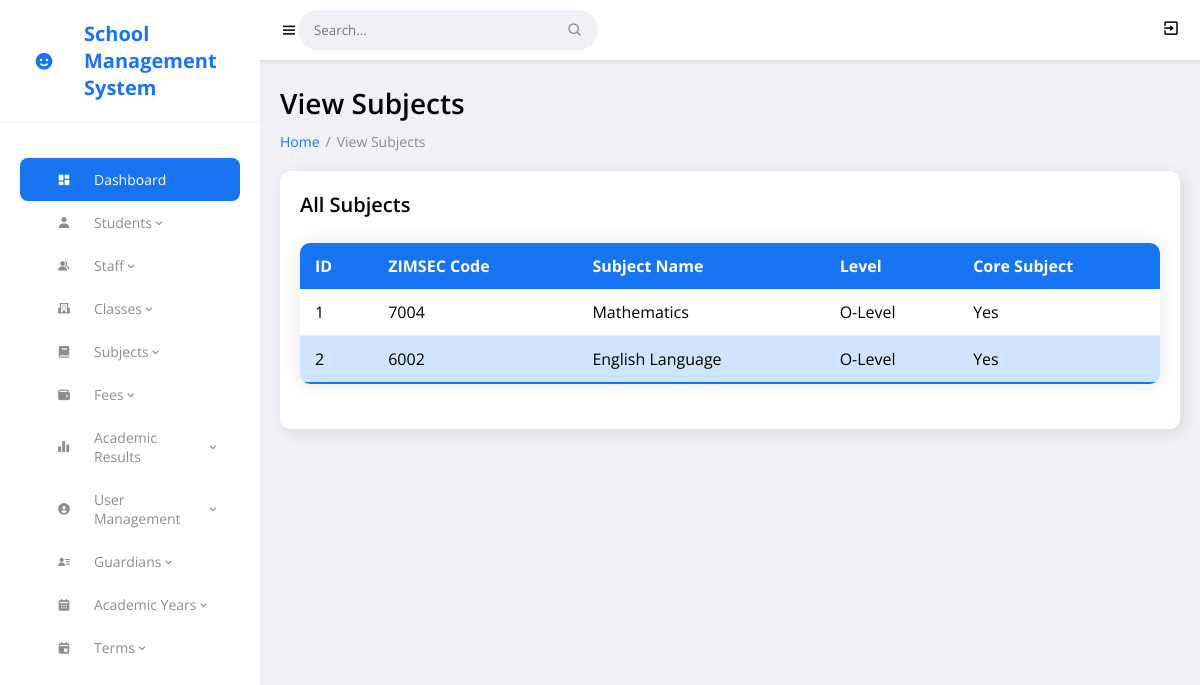
Before: /subjects_view.php with the older database file.
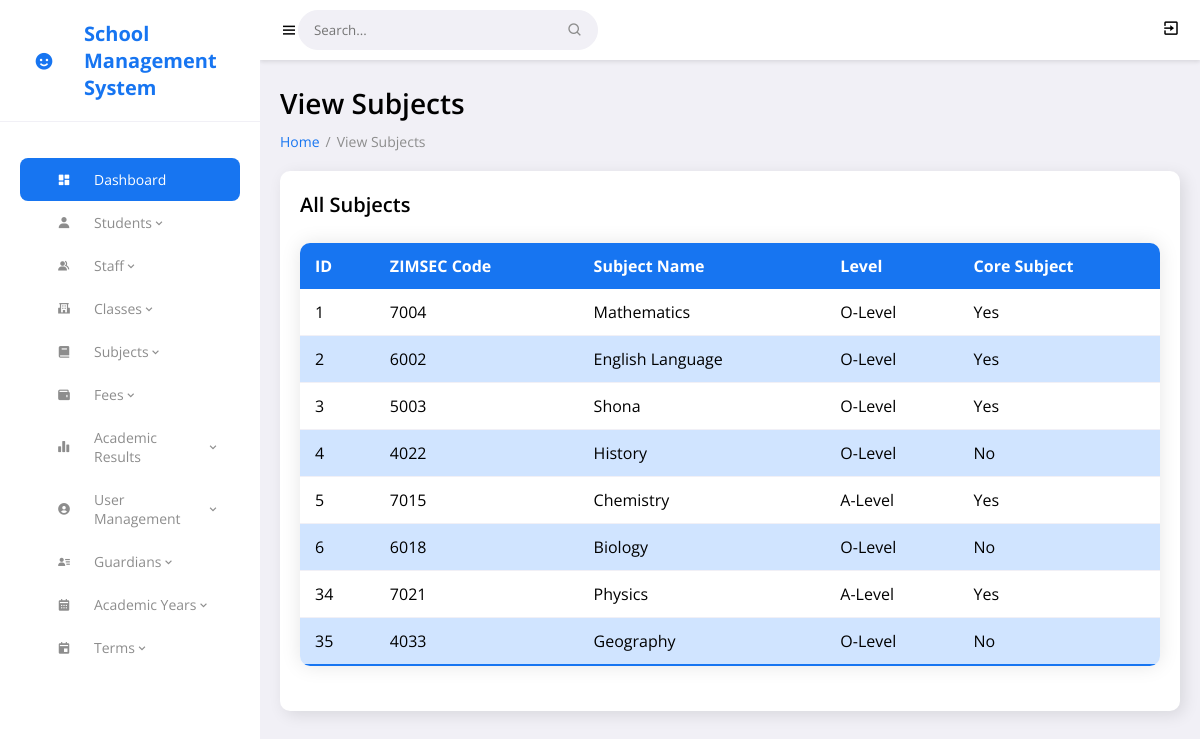
After: the same page with the newer database file.
### tables this page shows
CREATE TABLE `subjects` (
  `subject_id` int(11) NOT NULL,
  `zimsec_code` varchar(10) NOT NULL,
  `subject_name` varchar(100) NOT NULL,
  `level` enum('O-Level','A-Level') NOT NULL,
  `is_core` tinyint(1) DEFAULT 0,
  `recommended_books` text DEFAULT NULL
);

### config.php (called while the page is built, shortened)
<?php
$userRole = $_SESSION['user_role'] ?? null;
?>

### subjects_view.php (the view, shortened to what this page needs)
<?php
include 'config.php';
$subjects = $conn->query("SELECT subject_id, zimsec_code, subject_name, level, is_core FROM subjects");
?>
<!DOCTYPE html>
<html lang="en">
<head>
	<link href='https://unpkg.com/boxicons@2.0.9/css/boxicons.min.css' rel='stylesheet'>
	<link rel="stylesheet" href="css/style.css">
</head>
<body>
	<?php include 'includes/sidebar.php'; ?>
	<section id="content">
		<?php include 'includes/navbar.php'; ?>
		<main>
			<h1 class="title">View Subjects</h1>
			<ul class="breadcrumbs">
				<li><a href="admin_dashboard.php">Home</a></li>
				<li class="divider">/</li>
				<li><a href="#" class="active">View Subjects</a></li>
			</ul>
			<div class="data">
				<div class="content-data">
					<div class="head">
						<h3>All Subjects</h3>
					</div>
					<table class="styled-table">
						<thead>
							<tr>
								<th>ID</th>
								<th>ZIMSEC Code</th>
								<th>Subject Name</th>
								<th>Level</th>
								<th>Core Subject</th>
							</tr>
						</thead>
						<tbody>
							<?php while ($row = $subjects->fetch_assoc()): ?>
								<tr>
									<td><?php echo $row['subject_id']; ?></td>
									<td><?php echo $row['zimsec_code']; ?></td>
									<td><?php echo $row['subject_name']; ?></td>
									<td><?php echo $row['level']; ?></td>
									<td><?php echo $row['is_core'] ? 'Yes' : 'No'; ?></td>
								</tr>
							<?php endwhile; ?>
						</tbody>
					</table>
				</div>
			</div>
		</main>
	</section>
</body>
</html>

### includes/sidebar.php (shortened to what this page needs)
<section id="sidebar">
	<a href="#" class="brand">
		<i class='bx bxs-smile icon'></i>
		<span class="brand-name">School Management System</span>
	</a>
	<ul class="side-menu">
		<li><a href="./admin_dashboard.php" class="active"><i class='bx bxs-dashboard icon'></i> Dashboard</a></li>
		<?php if ($userRole === 'Parent'): ?>
			<li><a href="students_view.php"><i class='bx bxs-user icon'></i> View Student Details</a></li>
			<li><a href="parent_results_view.php"><i class='bx bxs-bar-chart-alt-2 icon'></i> View Results</a></li>
			<li><a href="fees_summary.php"><i class='bx bxs-wallet icon'></i> View Fees</a></li>
			<li><a href="classes_view.php"><i class='bx bxs-school icon'></i> View Class</a></li>
		<?php else: ?>
			<li class="dropdown">
				<a href="#"><i class='bx bxs-user icon'></i> Students <i class='bx bx-chevron-down icon-right'></i></a>
			</li>
			<li class="dropdown">
				<a href="#"><i class='bx bxs-group icon'></i> Staff <i class='bx bx-chevron-down icon-right'></i></a>
			</li>
			<li class="dropdown">
				<a href="#"><i class='bx bxs-school icon'></i> Classes <i class='bx bx-chevron-down icon-right'></i></a>
			</li>
			<li class="dropdown">
				<a href="#"><i class='bx bxs-book icon'></i> Subjects <i class='bx bx-chevron-down icon-right'></i></a>
			</li>
			<li class="dropdown">
				<a href="#"><i class='bx bxs-wallet icon'></i> Fees <i class='bx bx-chevron-down icon-right'></i></a>
			</li>
			<li class="dropdown">
				<a href="#"><i class='bx bxs-bar-chart-alt-2 icon'></i> Academic Results <i class='bx bx-chevron-down icon-right'></i></a>
			</li>
			<li class="dropdown">
				<a href="#"><i class='bx bxs-user-circle icon'></i> User Management <i class='bx bx-chevron-down icon-right'></i></a>
			</li>
			<li class="dropdown">
				<a href="#"><i class='bx bxs-user-detail icon'></i> Guardians <i class='bx bx-chevron-down icon-right'></i></a>
			</li>
			<li class="dropdown">
				<a href="#"><i class='bx bxs-calendar icon'></i> Academic Years <i class='bx bx-chevron-down icon-right'></i></a>
			</li>
			<li class="dropdown">
				<a href="#"><i class='bx bxs-calendar-event icon'></i> Terms <i class='bx bx-chevron-down icon-right'></i></a>
			</li>
		<?php endif; ?>
	</ul>
</section>

### includes/navbar.php (shortened to what this page needs)
<nav>
	<i class='bx bx-menu toggle-sidebar'></i>
	<form action="#">
		<div class="form-group">
			<input type="text" placeholder="Search...">
			<i class='bx bx-search icon'></i>
		</div>
	</form>
	<div class="nav-links">
		<a href="./logout.php" class="nav-link">
			<i class='bx bx-exit icon'></i>
		</a>
	</div>
</nav>

### css/style.css (style rules this page uses)
* { font-family: 'Open Sans', sans-serif; margin: 0; padding: 0; box-sizing: border-box; }
:root { --grey: #F1F0F6; --dark-grey: #8D8D8D; --light: #fff; --dark: #000; --green: #81D43A; --light-green: #E3FFCB; --blue: #1775F1; --light-blue: #D0E4FF; --dark-blue: #0C5FCD; --red: #FC3B56; }
html { overflow-x: hidden; }
body { background: var(--grey); overflow-x: hidden; }
a { text-decoration: none; }
li { list-style: none; }
#sidebar { position: fixed; max-width: 260px; width: 100%; background: var(--light); top: 0; left: 0; height: 100%; overflow-y: auto; scrollbar-width: none; transition: all .3s ease; z-index: 200; overflow: visible; }
#sidebar .brand { font-size: 20px; font-weight: bold; display: flex; align-items: center; padding: 20px; color: var(--blue); background: var(--light); border-bottom: 1px solid var(--grey); }
#sidebar .brand .brand-name { margin-left: 10px; }
#sidebar .icon { min-width: 48px; display: flex; justify-content: center; align-items: center; margin-right: 6px; }
#sidebar .icon-right { margin-left: auto; transition: all .3s ease; }
#sidebar .side-menu { margin: 36px 0; padding: 0 20px; transition: all .3s ease; }
#sidebar .side-menu a { display: flex; align-items: center; padding: 12px 20px; color: var(--dark-grey); font-size: 14px; border-radius: 8px; transition: all 0.3s ease; }
#sidebar .side-menu > li > a.active, #sidebar .side-menu > li > a.active:hover { background: var(--blue); color: var(--light); }
#content { position: relative; width: calc(100% - 260px); left: 260px; transition: all .3s ease; }
nav { background: var(--light); padding: 10px 20px; display: flex; align-items: center; justify-content: space-between; box-shadow: 0 2px 4px rgba(0, 0, 0, 0.1); }
nav .toggle-sidebar { font-size: 18px; cursor: pointer; }
nav form { max-width: 400px; width: 100%; margin-right: auto; }
nav .form-group { position: relative; width: 300px; }
nav .form-group input { width: 100%; padding: 10px 40px 10px 15px; border: 1px solid var(--grey); border-radius: 20px; background: var(--grey); }
nav .form-group .icon { position: absolute; top: 50%; transform: translateY(-50%); right: 15px; color: var(--dark-grey); }
nav .nav-links { display: flex; align-items: center; gap: 20px; }
nav .nav-link { position: relative; }
nav .nav-link .icon { font-size: 18px; color: var(--dark); }
main { width: 100%; padding: 24px 20px 20px 20px; }
main .title { font-size: 28px; font-weight: 600; margin-bottom: 10px; }
main .breadcrumbs { display: flex; grid-gap: 6px; }
main .breadcrumbs li, main .breadcrumbs li a { font-size: 14px; }
main .breadcrumbs li a { color: var(--blue); }
main .breadcrumbs li a.active, main .breadcrumbs li.divider { color: var(--dark-grey); pointer-events: none; }
main .data { display: flex; grid-gap: 20px; margin-top: 20px; flex-wrap: wrap; }
main .data .content-data { flex-grow: 1; flex-basis: 400px; padding: 20px; background: var(--light); border-radius: 10px; box-shadow: 4px 4px 16px rgba(0, 0, 0, .1); }
main .content-data .head { display: flex; justify-content: space-between; align-items: center; margin-bottom: 24px; }
main .content-data .head h3 { font-size: 20px; font-weight: 600; }
.side-menu .dropdown > a { cursor: pointer; display: flex; justify-content: space-between; align-items: center; }
.styled-table { width: 100%; border-collapse: collapse; margin: 25px 0; font-size: 16px; font-family: 'Open Sans', sans-serif; box-shadow: 0 0 20px rgba(0, 0, 0, 0.1); border-radius: 10px; overflow: hidden; }
.styled-table thead tr { background-color: var(--blue); color: var(--light); text-align: left; font-weight: bold; }
.styled-table th, .styled-table td { padding: 12px 15px; }
.styled-table tbody tr { border-bottom: 1px solid var(--grey); }
.styled-table tbody tr:nth-of-type(even) { background-color: var(--light-blue); }
.styled-table tbody tr:last-of-type { border-bottom: 2px solid var(--blue); }
.styled-table tbody td { transition: all 0.3s ease; }
.dropdown { position: relative; display: inline-block; }
.dropdown > a { display: flex; align-items: center; justify-content: space-between; cursor: pointer; }

Changed rows visible on the page:
added subjects: subject_id "3", zimsec_code "5003", subject_name "Shona", level "O-Level", is_core "Yes"
added subjects: subject_id "4", zimsec_code "4022", subject_name "History", level "O-Level", is_core "No"
added subjects: subject_id "5", zimsec_code "7015", subject_name "Chemistry", level "A-Level", is_core "Yes"
added subjects: subject_id "6", zimsec_code "6018", subject_name "Biology", level "O-Level", is_core "No"
added subjects: subject_id "34", zimsec_code "7021", subject_name "Physics", level "A-Level", is_core "Yes"
added subjects: subject_id "35", zimsec_code "4033", subject_name "Geography", level "O-Level", is_core "No"
